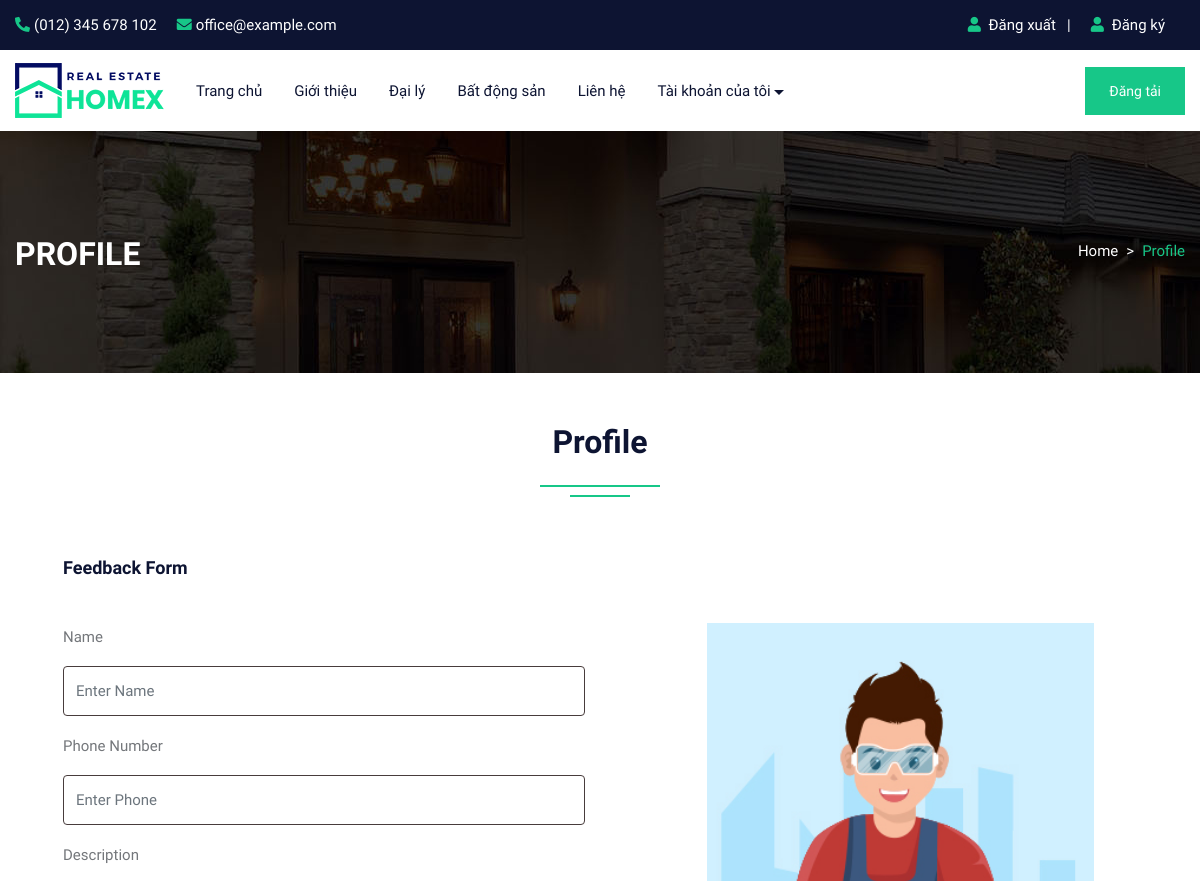
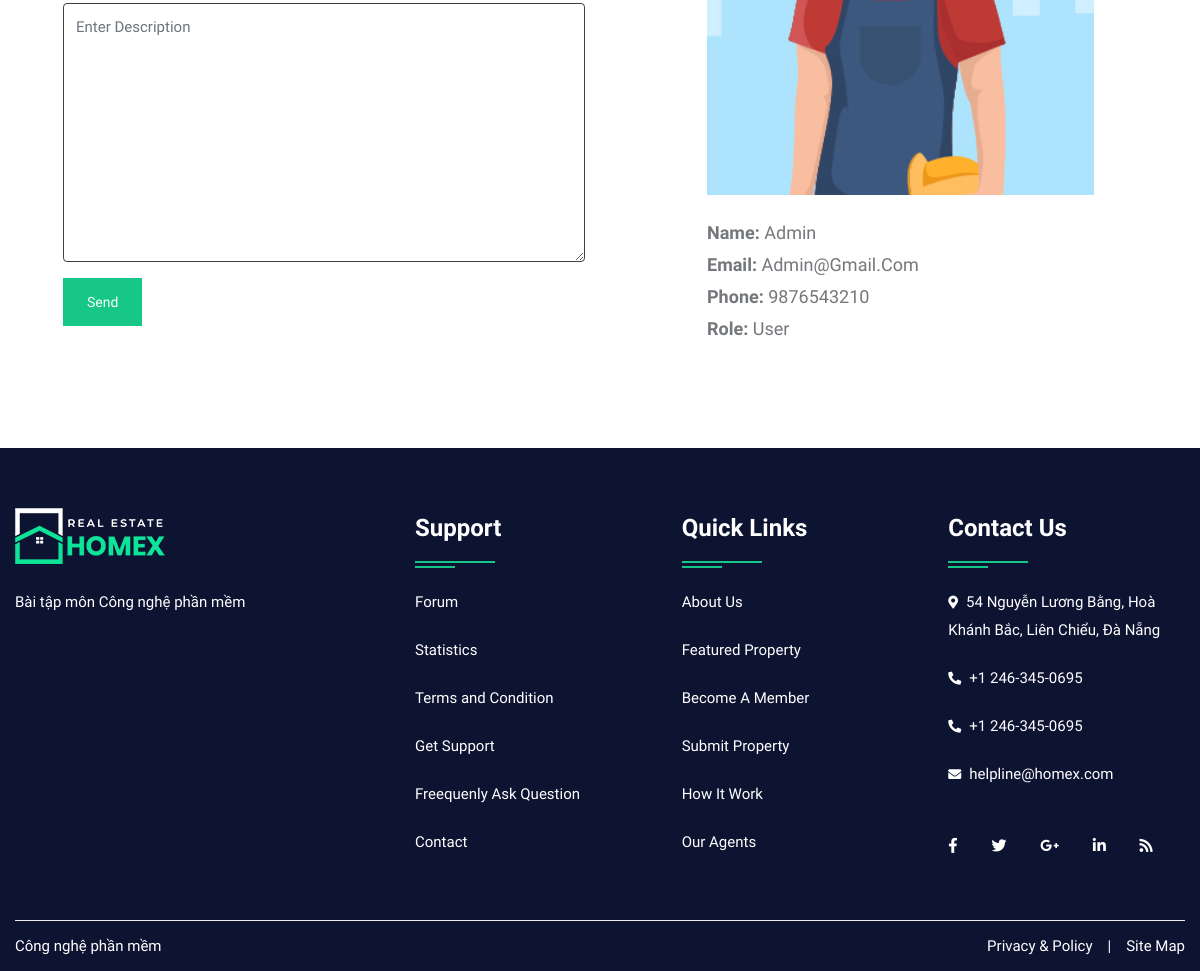
Screenshot of /controllers/profile_controller.php (signed in) with the database file from the repository (2 pictures, top to bottom).
### tables this page shows
CREATE TABLE IF NOT EXISTS `user` (
  `uid` int(50) NOT NULL AUTO_INCREMENT,
  `uname` varchar(100) NOT NULL,
  `uemail` varchar(100) NOT NULL,
  `uphone` varchar(20) NOT NULL,
  `upass` varchar(50) NOT NULL,
  `utype` varchar(50) NOT NULL,
  `uimage` varchar(300) NOT NULL,
  PRIMARY KEY (`uid`)
);

### controllers/profile_controller.php (called while the page is built, shortened)
<?php
include('../models/profile_model.php');
include_once('../views/profile_view.php');
?>

### views/profile_view.php (the view, shortened to what this page needs)
<?php
require_once "../controllers/profile_controller.php";
?>
<!DOCTYPE html>
<html lang="en">
<head>
<link rel="stylesheet" type="text/css" href="../css/bootstrap.min.css">
<link rel="stylesheet" type="text/css" href="../css/bootstrap-slider.css">
<link rel="stylesheet" type="text/css" href="../css/jquery-ui.css">
<link rel="stylesheet" type="text/css" href="../css/layerslider.css">
<link rel="stylesheet" type="text/css" href="../css/color.css">
<link rel="stylesheet" type="text/css" href="../css/owl.carousel.min.css">
<link rel="stylesheet" type="text/css" href="../css/font-awesome.min.css">
<link rel="stylesheet" type="text/css" href="../fonts/flaticon/flaticon.css">
<link rel="stylesheet" type="text/css" href="../css/style.css">
<link rel="stylesheet" type="text/css" href="../css/login.css">
</head>
<body>
<div id="page-wrapper">
    <div class="row">
		<?php include("../include/header.php");?>
        <div class="banner-full-row page-banner" style="background-image:url('../images/breadcromb.jpg');">
            <div class="container">
                <div class="row">
                    <div class="col-md-6">
                        <h2 class="page-name float-left text-white text-uppercase mt-1 mb-0"><b>Profile</b></h2>
                    </div>
                    <div class="col-md-6">
                        <nav aria-label="breadcrumb" class="float-left float-md-right">
                            <ol class="breadcrumb bg-transparent m-0 p-0">
                                <li class="breadcrumb-item text-white"><a href="#">Home</a></li>
                                <li class="breadcrumb-item active">Profile</li>
                            </ol>
                        </nav>
                    </div>
                </div>
            </div>
        </div>
        <div class="full-row">
            <div class="container">
                    <div class="row">
						<div class="col-lg-12">
							<h2 class="text-secondary double-down-line text-center">Profile</h2>
                        </div>
					</div>
                <div class="dashboard-personal-info p-5 bg-white">
                    <form action="#" method="post">
                        <h5 class="text-secondary border-bottom-on-white pb-3 mb-4">Feedback Form</h5>
                        <div class="row">
                            <div class="col-lg-6 col-md-12">
                                <div class="form-group">
                                    <label for="user-id">Name</label>
                                    <input type="text" name="name" class="form-control" placeholder="Enter Name">
                                </div>
                                <div class="form-group">
                                    <label for="phone">Phone Number</label>
                                    <input type="text" name="phone"  class="form-control" placeholder="Enter Phone" maxlength="10">
                                </div>
                                <div class="form-group">
                                    <label for="about-me">Description</label>
                                    <textarea class="form-control" name="content" rows="7" placeholder="Enter Description"></textarea>
                                </div>
                                <input type="submit" class="btn btn-primary mb-4" name="insert" value="Send">
                            </div>
							</form>
                            <div class="col-lg-1"></div>
                            <div class="col-lg-5 col-md-12">
								<?php
									$uid=$_SESSION['uid'];
									$query=mysqli_query($con,"SELECT * FROM `user` WHERE uid='$uid'");
									while($row=mysqli_fetch_array($query))
									{
								?>
                                <div class="user-info mt-md-50"> <img src="admin/user/<?php echo $row['6'];?>" alt="userimage">
                                    <div class="font-18">
                                        <div class="mb-1 text-capitalize"><b>Name:</b> <?php echo $row['1'];?></div>
                                        <div class="mb-1 text-capitalize"><b>Email:</b> <?php echo $row['2'];?></div>
                                        <div class="mb-1 text-capitalize"><b>Phone:</b> <?php echo $row['3'];?></div>
										<div class="mb-1 text-capitalize"><b>Role:</b> <?php echo $row['5'];?></div>
                                    </div>
									<?php } ?>
                                </div>
                            </div>
                        </div>
                </div>
            </div>
        </div>
		<?php include("../include/footer.php");?>
    </div>
</body>
</html>

### include/header.php (shortened to what this page needs)
<header id="header" class="transparent-header-modern fixed-header-bg-white w-100">
            <div class="top-header bg-secondary">
                <div class="container">
                    <div class="row">
                        <div class="col-md-8">
                            <ul class="top-contact list-text-white  d-table">
                                <li><a href="#"><i class="fas fa-phone-alt text-primary mr-1"></i>(012) 345 678 102</a></li>
                                <li><a href="#"><i class="fas fa-envelope text-primary mr-1"></i>office@example.com</a></li>
                            </ul>
                        </div>
                        <div class="col-md-4">
                            <div class="top-contact float-right">
                                <ul class="list-text-white d-table">
								<li><i class="fas fa-user text-primary mr-1"></i>
								<?php  if(isset($_SESSION['uemail']))
								{ ?>
								<a href="../controllers/logout.php">Đăng xuất</a>&nbsp;&nbsp;<?php } else { ?>
								<a href="../views/login_view.php"> Đăng nhập </a>&nbsp;&nbsp;
								<?php } ?>
								| </li>
								<li><i class="fas fa-user text-primary mr-1"></i><a href="../views/register_view.php"> Đăng ký</li>
								</ul>
                            </div>
                        </div>
                    </div>
                </div>
            </div>
            <div class="main-nav secondary-nav hover-primary-nav py-2">
                <div class="container">
                    <div class="row">
                        <div class="col-lg-12">
                            <nav class="navbar navbar-expand-lg navbar-light p-0"> <a class="navbar-brand position-relative" href="#"><img class="nav-logo" src="../images/logo/logo.png" alt=""></a>
                                <div class="collapse navbar-collapse" id="navbarSupportedContent">
                                    <ul class="navbar-nav mr-auto">
                                        <li class="nav-item dropdown"> <a class="nav-link" href="../index.php" role="button" aria-haspopup="true" aria-expanded="false">Trang chủ</a></li>
										<li class="nav-item"> <a class="nav-link" href="../controllers/about_controller.php">Giới thiệu</a> </li>
										<li class="nav-item"> <a class="nav-link" href="../controllers/agent_controller.php">Đại lý</a> </li>
										<li class="nav-item"> <a class="nav-link" href="../controllers/pro_controller.php">Bất động sản</a> </li>
                                        <li class="nav-item"> <a class="nav-link" href="../controllers/contact_controller.php">Liên hệ</a> </li>
										<?php  if(isset($_SESSION['uemail']))
										{ ?>
										<li class="nav-item dropdown">
											<a class="nav-link dropdown-toggle" href="#" role="button" data-toggle="dropdown" aria-haspopup="true" aria-expanded="false">Tài khoản của tôi</a>
                                        </li>
										<?php } else { ?>
										<li class="nav-item"> <a class="nav-link" href="controllers/login_controller.php">Đăng nhập/ Đăng ký</a> </li>
										<?php } ?>
                                    </ul>
									<a class="btn btn-primary d-none d-xl-block" href="../views/subpro_view.php">Đăng tải</a>
                                </div>
                            </nav>
                        </div>
                    </div>
                </div>
            </div>
        </header>

### include/footer.php
<footer class="full-row bg-secondary p-0">
            <div class="container">
                <div  class="row">
                    <div class="col-lg-12">
                        <div class="divider py-40">
                            <div class="row">
                                <div class="col-md-12 col-lg-4">
                                    <div class="footer-widget mb-4">
                                        <div class="footer-logo mb-4"> <a href="#"><img class="logo-bottom" src="../images/logo/logo-white.png" alt="image"></a> </div>
                                        <p class="pb-20 text-white">Bài tập môn Công nghệ phần mềm</p>
                                        </div>
                                </div>
                                <div class="col-md-12 col-lg-8">
                                    <div class="row">
                                        <div class="col-md-4 col-lg-4">
                                            <div class="footer-widget footer-nav mb-4">
                                                <h4 class="widget-title text-white double-down-line-left position-relative">Support</h4>
                                                <ul class="hover-text-primary">
                                                    <li><a href="#" class="text-white">Forum</a></li>
                                                    <li><a href="#" class="text-white">Statistics</a></li>
                                                    <li><a href="#" class="text-white">Terms and Condition</a></li>
                                                    <li><a href="#" class="text-white">Get Support</a></li>
                                                    <li><a href="#" class="text-white">Freequenly Ask Question</a></li>
                                                    <li><a href="#" class="text-white">Contact</a></li>
                                                </ul>
                                            </div>
                                        </div>
                                        <div class="col-md-4 col-lg-4">
                                            <div class="footer-widget footer-nav mb-4">
                                                <h4 class="widget-title text-white double-down-line-left position-relative">Quick Links</h4>
                                                <ul class="hover-text-primary">
                                                    <li><a href="#" class="text-white">About Us</a></li>
                                                    <li><a href="#" class="text-white">Featured Property</a></li>
                                                    <li><a href="#" class="text-white">Become A Member</a></li>
                                                    <li><a href="#" class="text-white">Submit Property</a></li>
                                                    <li><a href="#" class="text-white">How It Work</a></li>
                                                    <li><a href="#" class="text-white">Our Agents</a></li>
                                                </ul>
                                            </div>
                                        </div>
                                        <div class="col-md-4 col-lg-4">
                                            <div class="footer-widget">
                                                <h4 class="widget-title text-white double-down-line-left position-relative">Contact Us</h4>
                                                <ul class="text-white">
                                                    <li class="hover-text-primary"><i class="fas fa-map-marker-alt text-white mr-2 font-13 mt-1"></i>54 Nguyễn Lương Bằng, Hoà Khánh Bắc, Liên Chiểu, Đà Nẵng</li>
                                                    <li class="hover-text-primary"> <i class="fas fa-phone-alt text-white mr-2 font-13 mt-1"></i>+1 246-345-0695</li>
													<li class="hover-text-primary"> <i class="fas fa-phone-alt text-white mr-2 font-13 mt-1"></i>+1 246-345-0695</li>
                                                    <li class="hover-text-primary"><i class="fas fa-envelope text-white mr-2 font-13 mt-1"></i>helpline@homex.com</li>
                                                </ul>
                                            </div>
                                            <div class="footer-widget media-widget mt-4 text-white hover-text-primary"> <a href="#"><i class="fab fa-facebook-f"></i></a> <a href="#"><i class="fab fa-twitter"></i></a> <a href="#"><i class="fab fa-google-plus-g"></i></a> <a href="#"><i class="fab fa-linkedin-in"></i></a> <a href="#"><i class="fas fa-rss"></i></a> </div>
                                        </div>
                                    </div>
                                </div>
                            </div>
                        </div>
                    </div>
                </div>
                <div class="row copyright">
                    <div class="col-sm-6"> <span class="text-white">Công nghệ phần mềm</span> </div>
                    <div class="col-sm-6">
                        <ul class="line-menu text-white hover-text-primary float-right">
                            <li><a href="#">Privacy & Policy</a></li>
                            <li>|</li>
                            <li><a href="#"> Site Map</a></li>
                        </ul>
                    </div>
                </div>
            </div>
        </footer>

### css/color.css (style rules this page uses)
:root { --theme-ordinary-color: #74777b; }
:root { --theme-primary-color: #17c788; }
:root { --theme-secondary-color: #0d1432; }
:root { --theme-white-color: #fff; }
:root { --theme-light-color: #f8f8f8; }
:root { --theme-gray-color: #f5f5f5; }
:root { --theme-footer-color: #091b4b; }
:root { --theme-dark-color: #091b4b; }
:root { --text-light-color: #a3a7af; }
:root { --theme-primary-opacity-color: rgba(11, 191, 141, .8); }
:root { --theme-secondary-opacity-color: rgba(13,20,50,0.7); }
:root { --theme-white-opacity-color: rgba(255, 255, 255, 0.3); }
:root { --theme-dark-opacity-color: rgba(0, 0, 0, 0.5); }
:root { --theme-ordinary-font: 'Muli', sans-serif; }
:root { --theme-highlight-font: 'Comfortaa', cursive; }

### rows the page displays
user: uimage (picture), uname "Admin", uemail "Admin@gmail.com", uphone "9876543210", utype "User"
